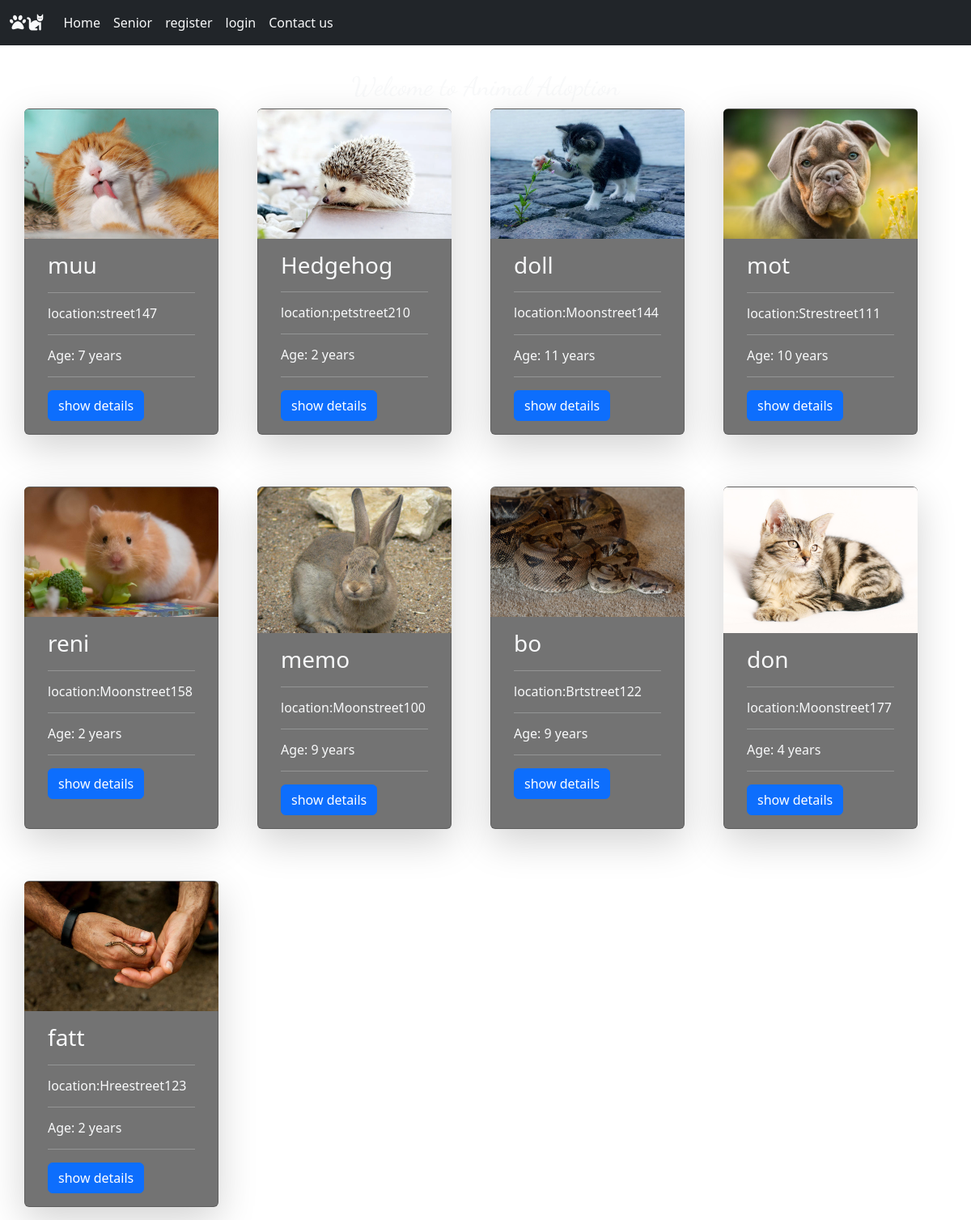
/PHP/home.php, run on the app's committed database.
### tables this page shows
CREATE TABLE `animal` (
  `animal_id` int(11) NOT NULL,
  `image` varchar(100) NOT NULL,
  `name` varchar(50) NOT NULL,
  `location` varchar(150) NOT NULL,
  `description` text NOT NULL,
  `size` int(11) NOT NULL,
  `age` int(11) NOT NULL,
  `vaccinated` varchar(30) NOT NULL,
  `breed` varchar(50) NOT NULL,
  `status` varchar(30) NOT NULL
);

### PHP/home.php (the view, shortened to what this page needs)
<?php
require_once "..\components\bootst.php";
require_once "..\components\db_connect.php";
require_once "..\components\header.php";
?>
<!DOCTYPE html>
<html lang="en">
<head>
</head>
<body>
    <h1 class="text-center text-light "> Welcome to Animal Adoption</h1>
    <div class='container '>
        <div class='row  gap-5 col-lg-12 col-md-10 col-sm-6'>
            <?php
    $sql = "SELECT  `animal_id`,`image`, `name`, `location`, `age` FROM `animal` WHERE 1";
    $result = mysqli_query($conn, $sql);
    if(mysqli_num_rows($result) > 0){
      while($row = mysqli_fetch_assoc($result)){
         echo $table="
               <div class='card  shadow-lg text-light mb-3' style='width: 15rem;background-color: rgba(0, 0, 0, 0.55);'>
             <img src='..\pictures\\{$row["image"]}' class='card-img-top'style='width: 15rem;margin-left:-0.8rem;'>
             <div class='card-body'>
                 <h3 class='card-title'>{$row["name"]}</h3><hr>
                 <h6 class='card-title'>location:{$row["location"]}</h6><hr>
                 <h6 class='card-title'>Age: {$row["age"]} years</h6><hr>
                 <a href='.\login.php' class='btn btn-primary'>show details</a>
             </div>
         </div>
    ";
      }
      }
    ?>
        </div>
    </div>
</body>
</html>

### components/bootst.php (shortened to what this page needs)
<link href="https://cdn.jsdelivr.net/npm/bootstrap@5.2.0-beta1/dist/css/bootstrap.min.css" rel="stylesheet">

### components/header.php (shortened to what this page needs)
<nav class="navbar navbar-expand-lg bg-dark " style="min-width:100vw;margin:0;">
    <div class=" container-fluid ">
        <a class="navbar-brand  text-light" href="#"><i class="fa-solid fa-paw"><i class="fa-solid fa-cat"></i></i></a>
        <div class="collapse navbar-collapse" id="navbarNavAltMarkup">
            <div class="navbar-nav text-light">
                <a class="nav-link active text-light" aria-current="page" href="home.php">Home</a>
                <a class="nav-link active text-light" aria-current="page" href="senior.php">Senior</a>
                <a class="nav-link text-light" href="reg.php">register</a>
                <a class="nav-link text-light" href="login.php">login</a>
                <a class="nav-link text-light" href="contact.php">Contact us</a>
            </div>
        </div>
    </div>
</nav>

### PHP/home.php (style rules this page uses)
body { background-image: url("https://static.vecteezy.com/system/resources/previews/001/849/553/original/modern-gold-background-free-vector.jpg"); margin-: 0; }
h1 { font-size: 2rem; margin-top: 1em; font-family: 'Dancing Script', cursive; }

### data on the page
animal: image (picture), name "muu", location "street147", age "7"
animal: image (picture), name "Hedgehog", location "petstreet210", age "2"
animal: image (picture), name "doll", location "Moonstreet144", age "11"
animal: image (picture), name "mot", location "Strestreet111", age "10"
animal: image (picture), name "reni", location "Moonstreet158", age "2"
animal: image (picture), name "memo", location "Moonstreet100", age "9"
animal: image (picture), name "bo", location "Brtstreet122", age "9"
animal: image (picture), name "don", location "Moonstreet177", age "4"
animal: image (picture), name "fatt", location "Hreestreet123", age "2"
